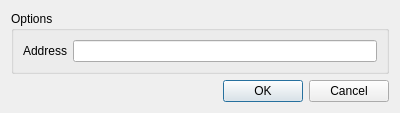
<?xml version="1.0" encoding="UTF-8"?>
<ui version="4.0">
 <class>Goto</class>
 <widget class="QDialog" name="Goto">
  <property name="geometry">
   <rect>
    <x>0</x>
    <y>0</y>
    <width>400</width>
    <height>100</height>
   </rect>
  </property>
  <property name="windowTitle">
   <string>Goto</string>
  </property>
  <property name="locale">
   <locale language="English" country="UnitedStates"/>
  </property>
  <property name="modal">
   <bool>true</bool>
  </property>
  <layout class="QVBoxLayout" name="verticalLayout">
   <item>
    <widget class="QGroupBox" name="groupBox">
     <property name="title">
      <string>Options</string>
     </property>
     <layout class="QFormLayout" name="formLayout">
      <property name="fieldGrowthPolicy">
       <enum>QFormLayout::AllNonFixedFieldsGrow</enum>
      </property>
      <item row="0" column="0">
       <widget class="QLabel" name="label">
        <property name="text">
         <string>Address</string>
        </property>
       </widget>
      </item>
      <item row="0" column="1">
       <widget class="QLineEdit" name="valeur"/>
      </item>
     </layout>
    </widget>
   </item>
   <item>
    <widget class="QDialogButtonBox" name="buttonBox">
     <property name="orientation">
      <enum>Qt::Horizontal</enum>
     </property>
     <property name="standardButtons">
      <set>QDialogButtonBox::Cancel|QDialogButtonBox::Ok</set>
     </property>
    </widget>
   </item>
  </layout>
 </widget>
 <resources/>
 <connections>
  <connection>
   <sender>buttonBox</sender>
   <signal>accepted()</signal>
   <receiver>Goto</receiver>
   <slot>accept()</slot>
   <hints>
    <hint type="sourcelabel">
     <x>248</x>
     <y>254</y>
    </hint>
    <hint type="destinationlabel">
     <x>157</x>
     <y>274</y>
    </hint>
   </hints>
  </connection>
  <connection>
   <sender>buttonBox</sender>
   <signal>rejected()</signal>
   <receiver>Goto</receiver>
   <slot>reject()</slot>
   <hints>
    <hint type="sourcelabel">
     <x>316</x>
     <y>260</y>
    </hint>
    <hint type="destinationlabel">
     <x>286</x>
     <y>274</y>
    </hint>
   </hints>
  </connection>
 </connections>
</ui>
